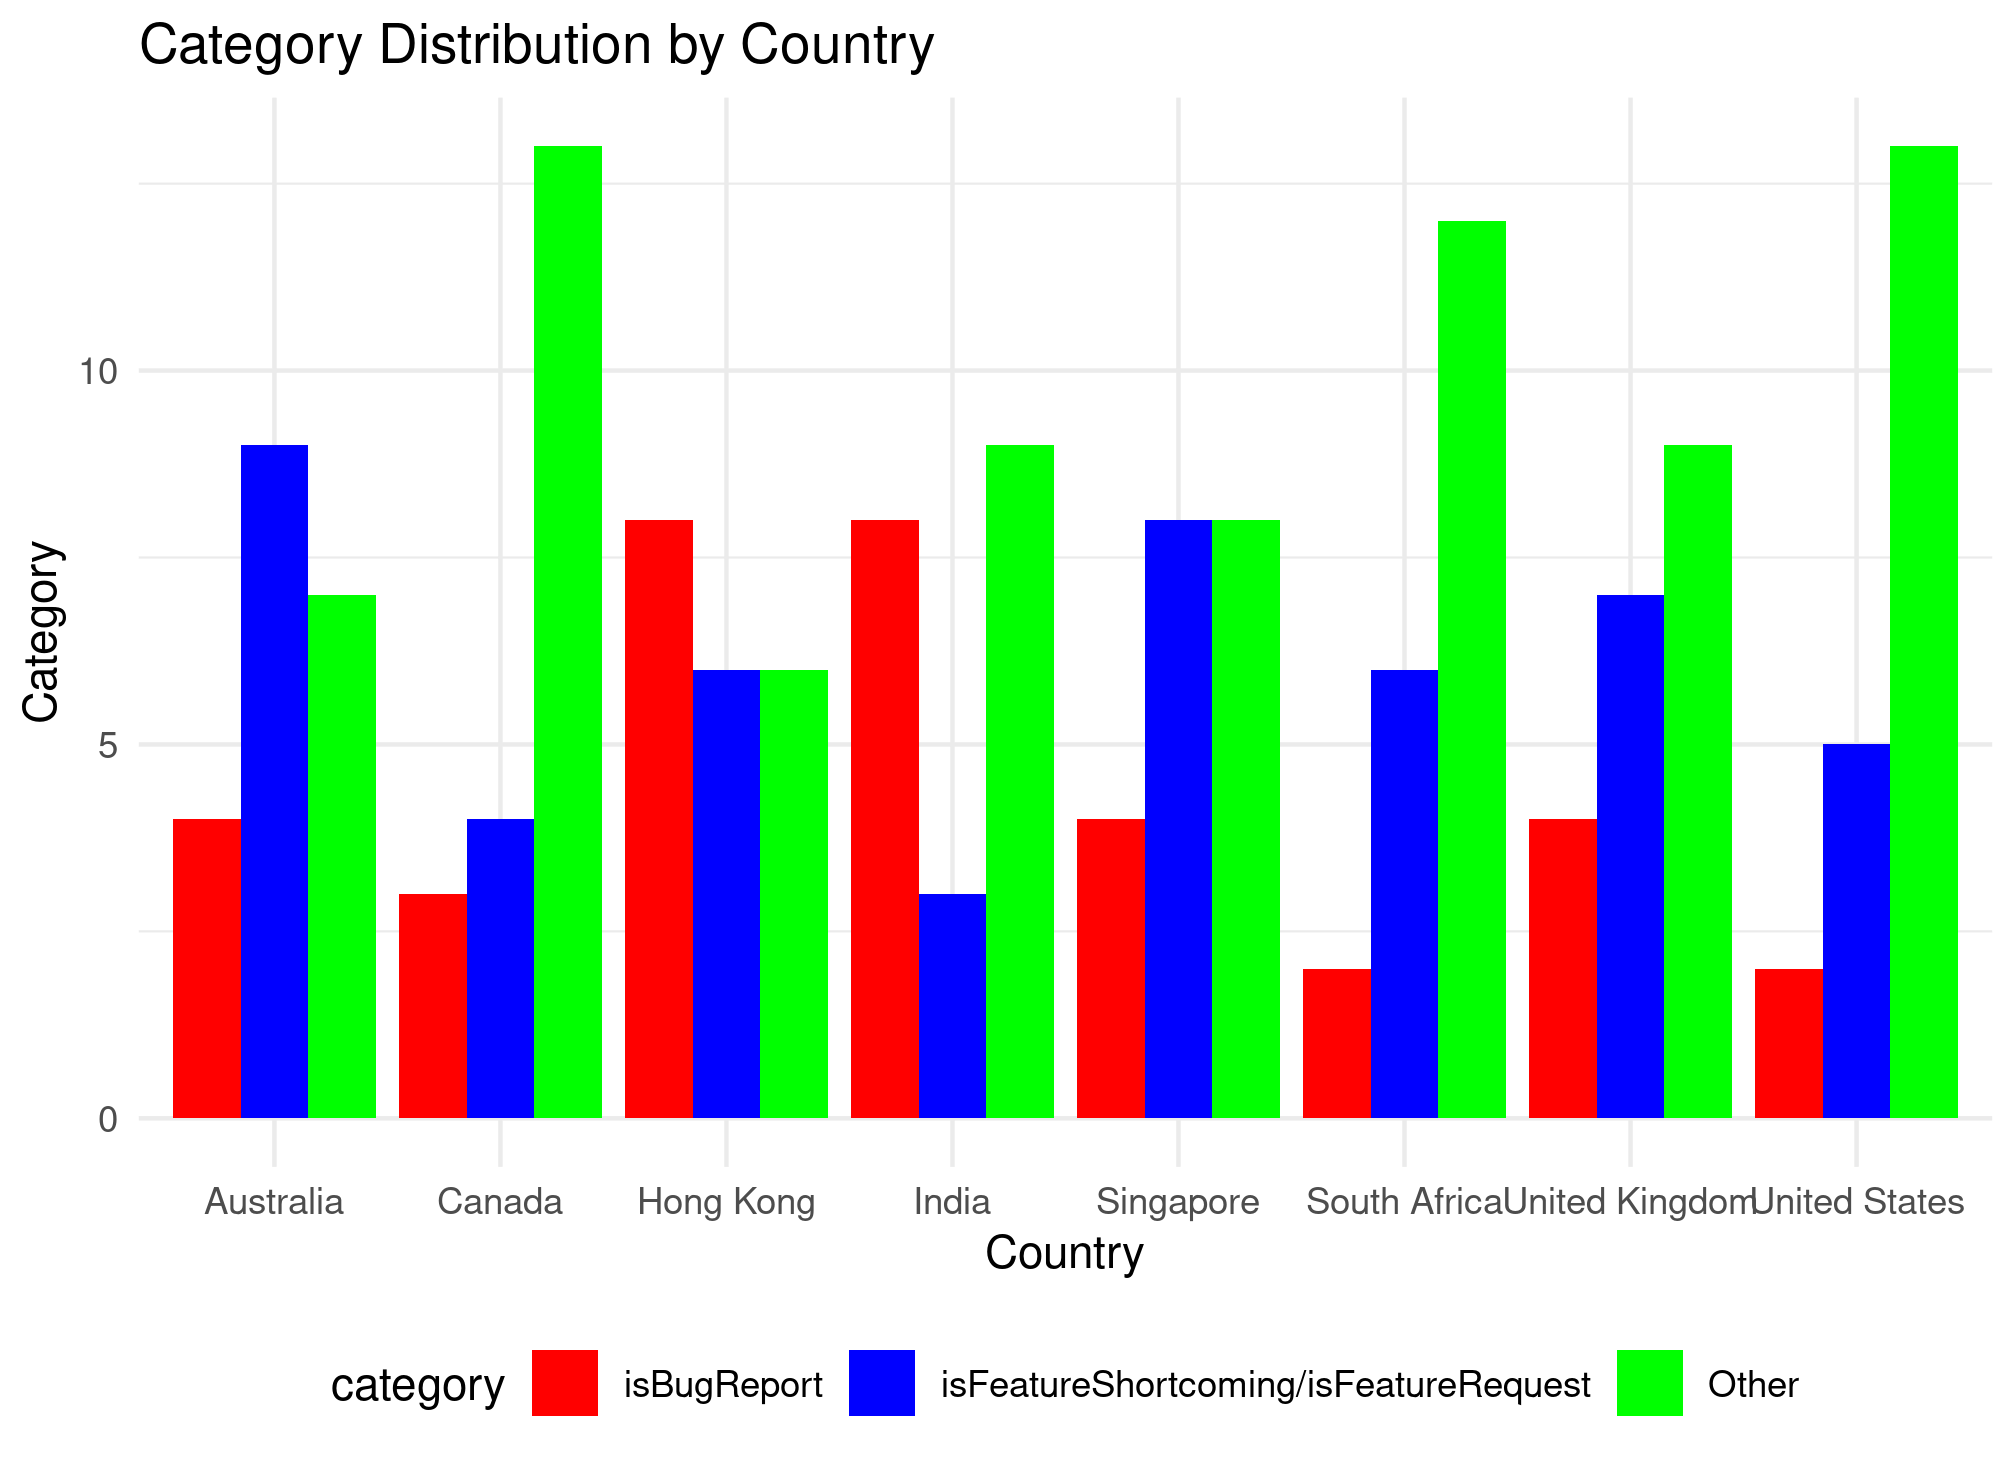

The R source for this figure:
library(ggplot2)
library(data.table)

df <- fread("../0-Data/1_intermediate_generated_data/annotated_ranking_dataset.csv")

ggplot(df, aes(x = country, fill = category)) +
  geom_bar(position = "dodge") +
  labs(title = "Category Distribution by Country",
       x = "Country",
       y = "Category") +
  scale_fill_manual(values = c("isBugReport" = "red", "isFeatureShortcoming/isFeatureRequest" = "blue", "Other" = "green")) +
  theme_minimal() +
  theme(legend.position = "bottom")

ggsave("category_country_plot.png")

print(p) 


